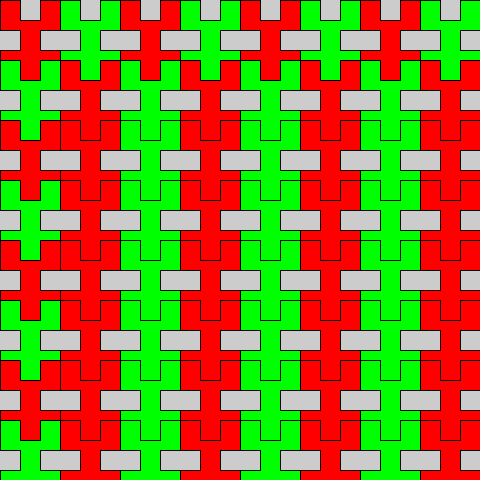
Frame 1 (no input)
Frame 60 (the mouse pressed at the canvas centre just before this capture): identical to frame 1, image omitted
Frame 120 (the mouse held since frame 60 and released just before this capture): identical to frame 1, image omitted

The Processing sketch that drew this single still picture (run headless with seeded random() and noise(); from frame 60 on, the mouse is pressed at the canvas centre):

// Processing sketch: Tessellation_4
// ── Tessellation_4.pde
void setup() {
  size(480, 480);

  // invoke the function so my shape will draw
  //    R, G, B
  fill(255, 0, 0);
  drawMyShape(0, 0);
  fill(0, 255, 0);
  drawMyShape(60, 0);
  fill(255, 0, 0);
  drawMyShape(120, 0);
  fill(0, 255, 0);
  drawMyShape(180, 0);
  fill(255, 0, 0);
  drawMyShape(240, 0);
  fill(0, 255, 0);
  drawMyShape(300, 0);
  fill(255, 0, 0);
  drawMyShape(360, 0);
  fill(0, 255, 0);
  drawMyShape(420, 0);
  fill(255, 0, 0);
  drawMyShape(0, 0);
  fill(0, 255, 0);
  drawMyShape(0, 60);
  fill(255, 0, 0);
  drawMyShape(0, 120);
  fill(0, 255, 0);
  drawMyShape(0, 180);
  fill(255, 0, 0);
  drawMyShape(0, 240);
  fill(0, 255, 0);
  drawMyShape(0, 300);
  fill(255, 0, 0);
  drawMyShape(0, 360);
  fill(0, 255, 0);
  drawMyShape(0, 420);
  fill(255, 0, 0);
  drawMyShape(60, 60);
 fill(0, 255, 0);
  drawMyShape(120, 60);
  fill(255, 0, 0);
  drawMyShape(180, 60);
  fill(0, 255, 0);
  drawMyShape(240, 60);
  fill(255, 0, 0);
  drawMyShape(300, 60);
  fill(0, 255, 0);
  drawMyShape(360, 60);
  fill(255, 0, 0);
  drawMyShape(420, 60);
  fill(0, 255, 0);
  drawMyShape(480, 60);
  fill(255, 0, 0);
  drawMyShape(60, 120);
 fill(0, 255, 0);
  drawMyShape(120, 120);
  fill(255, 0, 0);
  drawMyShape(180, 120);
  fill(0, 255, 0);
  drawMyShape(240, 120);
  fill(255, 0, 0);
  drawMyShape(300, 120);
  fill(0, 255, 0);
  drawMyShape(360, 120);
  fill(255, 0, 0);
  drawMyShape(420, 120);
  fill(0, 255, 0);
  drawMyShape(480, 120);
  fill(255, 0, 0);
  drawMyShape(60, 180);
 fill(0, 255, 0);
  drawMyShape(120, 180);
  fill(255, 0, 0);
  drawMyShape(180, 180);
  fill(0, 255, 0);
  drawMyShape(240, 180);
  fill(255, 0, 0);
  drawMyShape(300, 180);
  fill(0, 255, 0);
  drawMyShape(360, 180);
  fill(255, 0, 0);
  drawMyShape(420, 180);
  fill(0, 255, 0);
  drawMyShape(480, 180);
  fill(255, 0, 0);
  drawMyShape(60, 240);
 fill(0, 255, 0);
  drawMyShape(120, 240);
  fill(255, 0, 0);
  drawMyShape(180, 240);
  fill(0, 255, 0);
  drawMyShape(240, 240);
  fill(255, 0, 0);
  drawMyShape(300, 240);
  fill(0, 255, 0);
  drawMyShape(360, 240);
  fill(255, 0, 0);
  drawMyShape(420, 240);
  fill(0, 255, 0);
  drawMyShape(480, 240);
  fill(255, 0, 0);
  drawMyShape(60, 300);
 fill(0, 255, 0);
  drawMyShape(120, 300);
  fill(255, 0, 0);
  drawMyShape(180, 300);
  fill(0, 255, 0);
  drawMyShape(240, 300);
  fill(255, 0, 0);
  drawMyShape(300, 300);
  fill(0, 255, 0);
  drawMyShape(360, 300);
  fill(255, 0, 0);
  drawMyShape(420, 300);
  fill(0, 255, 0);
  drawMyShape(480, 300);
  fill(255, 0, 0);
  drawMyShape(60, 360);
 fill(0, 255, 0);
  drawMyShape(120, 360);
  fill(255, 0, 0);
  drawMyShape(180, 360);
  fill(0, 255, 0);
  drawMyShape(240, 360);
  fill(255, 0, 0);
  drawMyShape(300, 360);
  fill(0, 255, 0);
  drawMyShape(360, 360);
  fill(255, 0, 0);
  drawMyShape(420, 360);
  fill(0, 255, 0);
  drawMyShape(480, 360);
  fill(255, 0, 0);
  drawMyShape(60, 420);
 fill(0, 255, 0);
  drawMyShape(120, 420);
  fill(255, 0, 0);
  drawMyShape(180, 420);
  fill(0, 255, 0);
  drawMyShape(240, 420);
  fill(255, 0, 0);
  drawMyShape(300, 420);
  fill(0, 255, 0);
  drawMyShape(360, 420);
  fill(255, 0, 0);
  drawMyShape(420, 420);
  fill(0, 255, 0);
  drawMyShape(480, 420);
}

void draw() {

}

// drawMyShape
//
// Purpose: Draw my shape, with the origin shifted over as indicated.
//
// Parameters:      x        How far to the right to be shifted over 
//                  y         How far down it should go
void drawMyShape(int x, int y) {
  pushMatrix();
  translate(x, y);
  beginShape();
  vertex(0, 30);
  vertex(0, 0);
  vertex(20, 0);
  vertex(20, 20);
  vertex(40, 20);
  vertex(40, 0);
  vertex(60, 0);
  vertex(60, 30);
  vertex(40, 30);
  vertex(40, 50);
  vertex(60, 50);
  vertex(60, 70);
  vertex(40, 70);
  vertex(40, 90);
  vertex(20, 90);
  vertex(20, 70);
  vertex(0, 70);
  vertex(0, 50);
  vertex(20, 50);
  vertex(20, 30);
  vertex(0, 30);
  endShape();
  popMatrix();
  //
}
